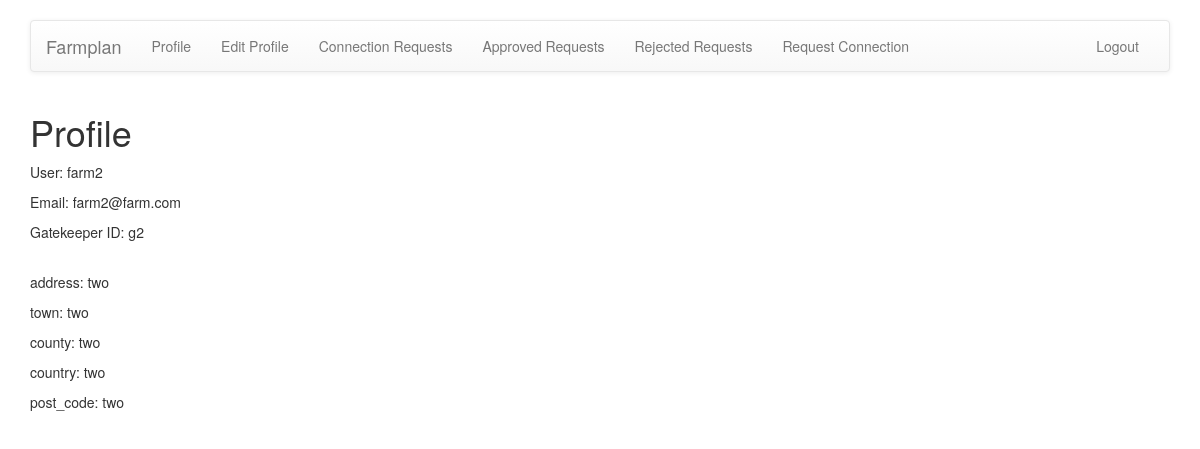
/accounts/profile/ (signed in), run on an earlier commit of the app's database.
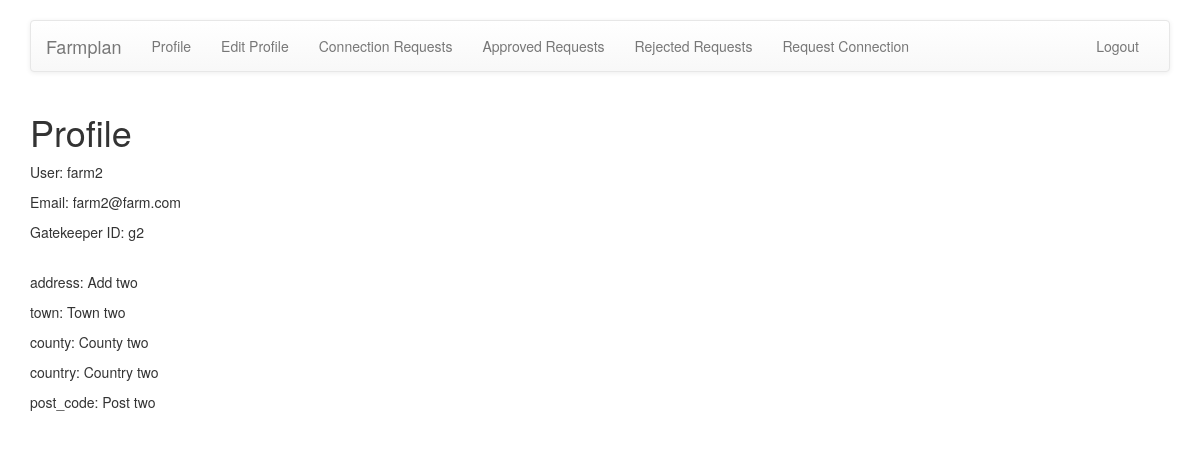
And on a later commit of the database.
### accounts/models.py (models this page shows, shortened)
class FarmUser(AbstractBaseUser):
    email = models.EmailField(max_length=100, default='', unique=True)
    gatekeeper_id = models.CharField(max_length=10, unique=True)
    business_name = models.CharField(max_length=100, default='', unique=True)
    is_active = models.BooleanField(default=True)
    is_admin = models.BooleanField(default=False)
    is_client = models.BooleanField(default=False)
    objects = UserManager()
    USERNAME_FIELD = 'email'        #username field and password required by default
    REQUIRED_FIELDS = ['gatekeeper_id','business_name'] #used when executing command like python manage.py createsuperuser

class Profile(models.Model):
    user = models.OneToOneField(FarmUser, on_delete=models.CASCADE)
    address = models.CharField(max_length=100, default='')
    town = models.CharField(max_length=50, default='')
    county = models.CharField(max_length=50, default='')
    country = models.CharField(max_length=30, default='')
    post_code = models.CharField(max_length=10, default='')

### accounts/views.py (the view)
@login_required
def view_profile(request):
    if request.user.is_client:
        args = {'user':request.user}
        return render(request, 'accounts/profile.html', args)
    elif request.user.is_admin:
        return HttpResponse('<h1>Page not found</h1>')
    else:
        args = {'user': request.user}
        return render(request, 'accounts/profile.html', args)

### accounts/templates/accounts/profile.html (shortened to what this page needs)
{% extends 'base.html' %}
{% block body %}
<div class="container">
    <h1>Profile</h1>
    <p>User: {{ user.business_name }}</p>
    <p>Email: {{ user.email }}</p>
    <p>Gatekeeper ID: {{ user.gatekeeper_id }}</p>
    <br>
    <p>address: {{ user.profile.address }}</p>
    <p>town: {{ user.profile.town }}</p>
    <p>county: {{ user.profile.county }}</p>
    <p>country: {{ user.profile.country }}</p>
    <p>post_code: {{ user.profile.post_code }}</p>
</div>
{% endblock %}

What changed in the data, as far as the page shows it:
changed FarmUser "farm2": profile.address "two" → "Add two"; profile.town "two" → "Town two"; profile.county "two" → "County two"; profile.country "two" → "Country two"; profile.post_code "two" → "Post two"
